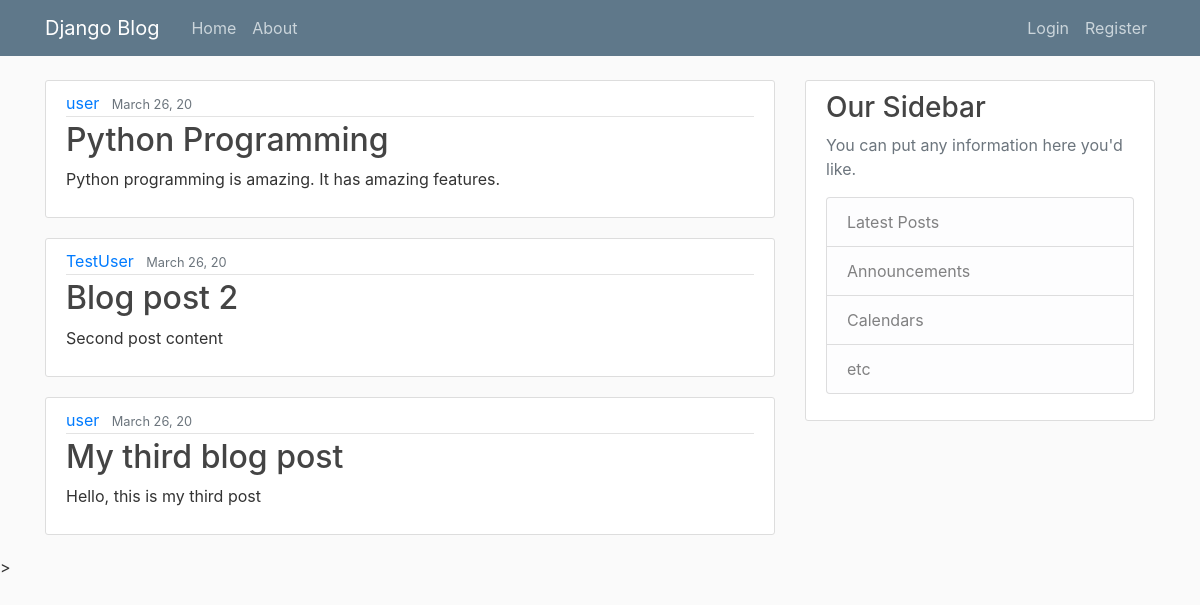
The page / on the database its author committed.
### blog/models.py (models this page shows, shortened)
class Post(models.Model):
    title = models.CharField(max_length=100)
    content = models.TextField()
    date_posted = models.DateTimeField(default=timezone.now)
    author = models.ForeignKey(User, on_delete=models.CASCADE)

### blog/views.py (the view)
# urls.py: path('', views.home, name="blog-home"),
def home(request):
    context = {
        "posts": Post.objects.all()
    }
    return render(request, "blog/home.html", context)

### blog/templates/blog/home.html
{% extends "blog/base.html" %}
{% block content %}
    {% for post in posts %}
    <article class="media content-section">
        <div class="media-body">
          <div class="article-metadata">
            <a class="mr-2" href="#">{{ post.author }}</a>
            <small class="text-muted">{{ post.date_posted |date:"F d, y" }}</small>
          </div>
          <h2><a class="article-title" href="#">{{ post.title }}</a></h2>
          <p class="article-content">{{ post.content }}</p>
        </div>
      </article>
    {% endfor %}
{% endblock content %}

### blog/templates/blog/base.html (shortened to what this page needs)
{% load static %}
<!DOCTYPE html>
<html lang="en">
<head>
    <link rel="stylesheet" href="https://stackpath.bootstrapcdn.com/bootstrap/4.4.1/css/bootstrap.min.css">
    <link rel="stylesheet" href="{% static 'blog/main.css' %}">
</head>
<body>
    <header class="site-header">
        <nav class="navbar navbar-expand-md navbar-dark bg-steel fixed-top">
          <div class="container">
            <a class="navbar-brand mr-4" href="{% url 'blog-home' %}">Django Blog</a>
            <div class="collapse navbar-collapse" id="navbarToggle">
              <div class="navbar-nav mr-auto">
                <a class="nav-item nav-link" href="{% url 'blog-home' %}">Home</a>
                <a class="nav-item nav-link" href="{% url 'blog-about' %}">About</a>
              </div>
              <div class="navbar-nav">
                <a class="nav-item nav-link" href="{% url 'login' %}">Login</a>
                <a class="nav-item nav-link" href="{% url 'register' %}">Register</a>
              </div>
            </div>
          </div>
        </nav>
      </header>
    <main role="main" class="container">
        <div class="row">
            <div class="col-md-8">
            {% block content %}{% endblock %}
            </div>
            <div class="col-md-4">
            <div class="content-section">
                <h3>Our Sidebar</h3>
                <p class='text-muted'>You can put any information here you'd like.
                <ul class="list-group">
                    <li class="list-group-item list-group-item-light">Latest Posts</li>
                    <li class="list-group-item list-group-item-light">Announcements</li>
                    <li class="list-group-item list-group-item-light">Calendars</li>
                    <li class="list-group-item list-group-item-light">etc</li>
                </ul>
                </p>
            </div>
            </div>
        </div>
    </main>>
</body>
</html>

### blog/static/blog/main.css (style rules this page uses)
body { background: #fafafa; color: #333333; margin-top: 5rem; }
h1, h2, h3, h4, h5, h6 { color: #444444; }
ul { margin: 0; }
.bg-steel { background-color: #5f788a; }
.site-header .navbar-nav .nav-link { color: #cbd5db; }
.content-section { background: #ffffff; padding: 10px 20px; border: 1px solid #dddddd; border-radius: 3px; margin-bottom: 20px; }
.article-title { color: #444444; }
.article-content { white-space: pre-line; }
.article-metadata { padding-bottom: 1px; margin-bottom: 4px; border-bottom: 1px solid #e3e3e3 }

### rows shown on the page
Post: author "user", date_posted "March 26, 20", title "Python Programming", content "Python programming is amazing. It has amazing features."
Post: author "TestUser", date_posted "March 26, 20", title "Blog post 2", content "Second post content"
Post: author "user", date_posted "March 26, 20", title "My third blog post", content "Hello, this is my third post"
